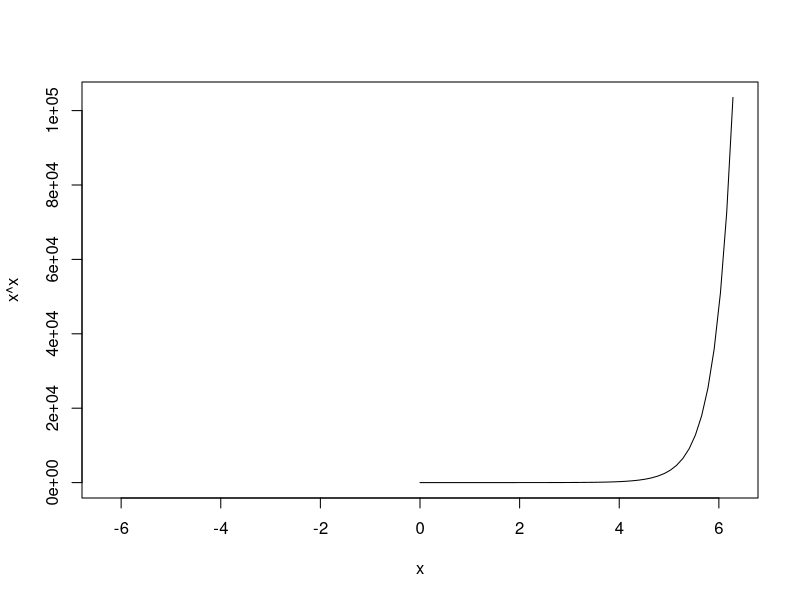

R code for this plot:
# Title     : tools
# Objective : a
# Created by: c2008
# Created on: 2021/4/3
if(FALSE){'
a = "abc"
info = c(2, 4, 8)
names = c("a", "b", "c")
cols = c("#ED1C24","#22B14C","#FFC90E","#3f48CC")
pie(info, labels=names, col=cols)
'}
curve(x ^ x, -2 * pi, 2 * pi)




